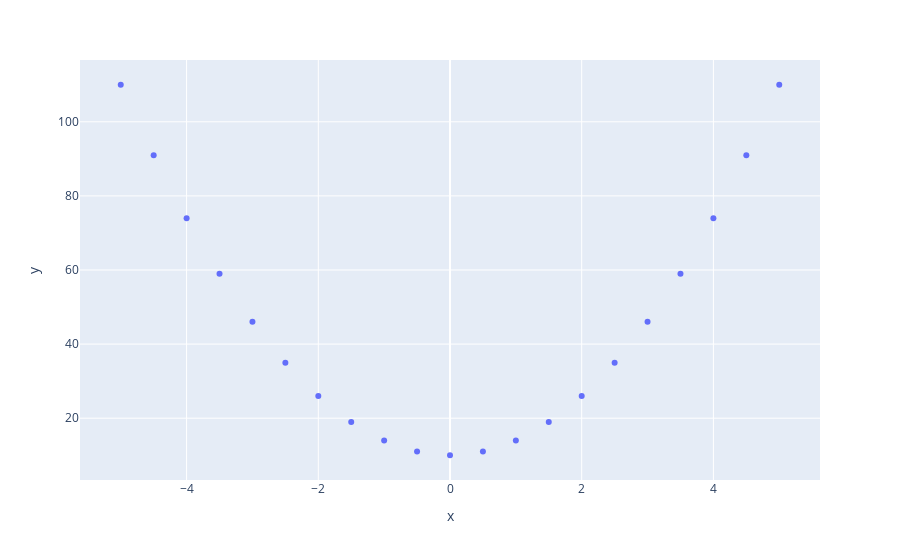

The code cell stored with this chart in its notebook:
### Code cell
x= [-5, -4.5, -4, -3.5, -3, -2.5, -2, -1.5, -1, -0.5, 0, 0.5, 1, 1.5, 2, 2.5, 3, 3.5, 4, 4.5, 5]
y= [110, 91, 74, 59, 46, 35, 26, 19, 14, 11, 10, 11, 14, 19, 26, 35, 46, 59, 74, 91, 110]
fig = px.scatter(x=x, y=y)
fig.show()

### Figure 1 — Plotly figure (JSON) as saved in the notebook; plotly's stock layout.template omitted (floating-point values rounded to 4 significant figures)
{"data": [{"hovertemplate": "x=%{x}<br>y=%{y}<extra></extra>", "legendgroup": "", "marker": {"color": "#636efa", "symbol": "circle"}, "mode": "markers", "name": "", "orientation": "v", "showlegend": false, "type": "scatter", "x": [-5, -4.5, -4, -3.5, -3, -2.5, -2, -1.5, -1, -0.5, 0, 0.5, 1, 1.5, 2, 2.5, 3, 3.5, 4, 4.5, 5], "xaxis": "x", "y": [110, 91, 74, 59, 46, 35, 26, 19, 14, 11, 10, 11, 14, 19, 26, 35, 46, 59, 74, 91, 110], "yaxis": "y"}], "layout": {"legend": {"tracegroupgap": 0}, "margin": {"t": 60}, "xaxis": {"anchor": "y", "domain": [0, 1], "title": {"text": "x"}}, "yaxis": {"anchor": "x", "domain": [0, 1], "title": {"text": "y"}}}}
